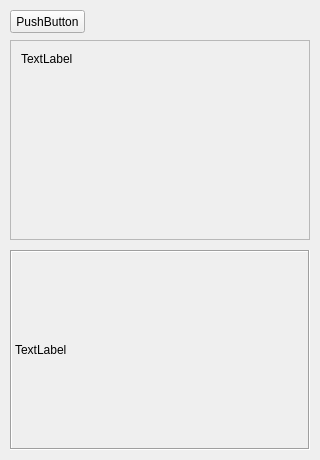
<?xml version="1.0" encoding="UTF-8"?>
<ui version="4.0">
 <class>Widget</class>
 <widget class="QWidget" name="Widget">
  <property name="windowTitle">
   <string>Widget</string>
  </property>
  <widget class="QScrollArea" name="scrollArea">
   <property name="geometry">
    <rect>
     <x>10</x>
     <y>40</y>
     <width>300</width>
     <height>200</height>
    </rect>
   </property>
   <property name="mouseTracking">
    <bool>false</bool>
   </property>
   <property name="tabletTracking">
    <bool>false</bool>
   </property>
   <property name="autoFillBackground">
    <bool>false</bool>
   </property>
   <property name="verticalScrollBarPolicy">
    <enum>Qt::ScrollBarAsNeeded</enum>
   </property>
   <property name="horizontalScrollBarPolicy">
    <enum>Qt::ScrollBarAsNeeded</enum>
   </property>
   <property name="sizeAdjustPolicy">
    <enum>QAbstractScrollArea::AdjustIgnored</enum>
   </property>
   <property name="widgetResizable">
    <bool>false</bool>
   </property>
   <widget class="QWidget" name="scrollAreaWidgetContents">
    <property name="geometry">
     <rect>
      <x>0</x>
      <y>0</y>
      <width>298</width>
      <height>198</height>
     </rect>
    </property>
    <widget class="QLabel" name="label">
     <property name="geometry">
      <rect>
       <x>10</x>
       <y>10</y>
       <width>54</width>
       <height>16</height>
      </rect>
     </property>
     <property name="text">
      <string>TextLabel</string>
     </property>
    </widget>
   </widget>
  </widget>
  <widget class="QPushButton" name="pushButton">
   <property name="geometry">
    <rect>
     <x>10</x>
     <y>10</y>
     <width>75</width>
     <height>23</height>
    </rect>
   </property>
   <property name="text">
    <string>PushButton</string>
   </property>
   <property name="flat">
    <bool>false</bool>
   </property>
  </widget>
  <widget class="QLabel" name="label_2">
   <property name="geometry">
    <rect>
     <x>10</x>
     <y>250</y>
     <width>300</width>
     <height>200</height>
    </rect>
   </property>
   <property name="frameShape">
    <enum>QFrame::Box</enum>
   </property>
   <property name="frameShadow">
    <enum>QFrame::Sunken</enum>
   </property>
   <property name="text">
    <string>TextLabel</string>
   </property>
  </widget>
 </widget>
 <layoutdefault spacing="6" margin="11"/>
 <tabstops>
  <tabstop>pushButton</tabstop>
 </tabstops>
 <resources/>
 <connections/>
</ui>
